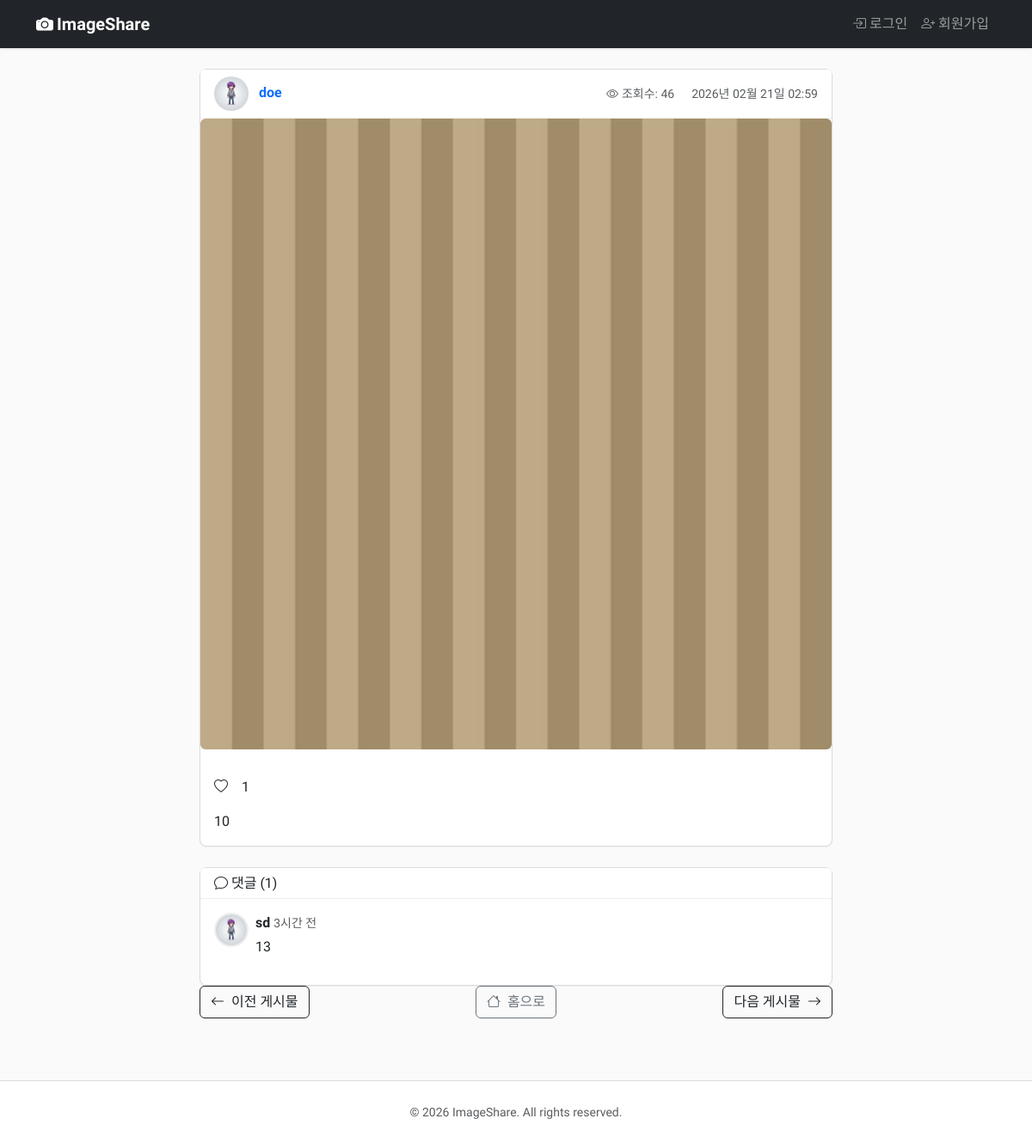
The page /post/10/ on the database its author committed.
### posts/models.py (models this page shows, shortened)
class Post(models.Model):
    user = models.ForeignKey(User, on_delete=models.CASCADE, related_name="posts")
    content = models.TextField(max_length=500, verbose_name="내용")
    image = models.ImageField(
        upload_to="post_images/", blank=True, verbose_name="이미지"
    )
    thumbnail = models.ImageField(
        upload_to="post_thumbnails/", blank=True, verbose_name="썸네일"
    )
    views = models.PositiveIntegerField(default=0, verbose_name="조회수")
    created_at = models.DateTimeField(auto_now_add=True)
    updated_at = models.DateTimeField(auto_now=True)
    class Meta:
        ordering = ["-created_at"]
        verbose_name = "게시물"
        verbose_name_plural = "게시물"

class Comment(models.Model):
    post = models.ForeignKey(Post, on_delete=models.CASCADE, related_name="comments")
    user = models.ForeignKey(User, on_delete=models.CASCADE, related_name="comments")
    content = models.TextField(max_length=200, verbose_name="내용")
    created_at = models.DateTimeField(auto_now_add=True)
    updated_at = models.DateTimeField(auto_now=True)
    class Meta:
        ordering = ["created_at"]
        verbose_name = "댓글"
        verbose_name_plural = "댓글"

### users/models.py (models this page shows, shortened)
class Profile(models.Model):
    user = models.OneToOneField(User, on_delete=models.CASCADE)
    bio = models.TextField(max_length=500, blank=True, verbose_name='자기소개')
    profile_image = models.ImageField(default='default.jpg', upload_to='profile_pics', verbose_name='프로필 이미지')
    class Meta:
        verbose_name = '프로필'
        verbose_name_plural = '프로필'
        constraints = [
            models.CheckConstraint(
                condition=models.Q(bio__length__lte=500),
                name="profile_bio_max_length",
            ),
        ]

### posts/views.py (the view)
# urls.py: path('post/<int:pk>/', views.post_detail, name='post_detail'),
def post_detail(request, pk):
    post = get_object_or_404(Post, pk=pk)
    Post.objects.filter(pk=pk).update(views=post.views + 1)
    if request.method == 'POST' and request.user.is_authenticated:
        comment_form = CommentForm(request.POST)
        if comment_form.is_valid():
            comment = comment_form.save(commit=False)
            comment.post = post
            comment.user = request.user
            comment.save()
            messages.success(request, '댓글이 작성되었습니다.')
            return redirect('posts:post_detail', pk=pk)
    else:
        comment_form = CommentForm()
    is_liked = False
    if request.user.is_authenticated:
        is_liked = Like.objects.filter(user=request.user, post=post).exists()
    is_following = False
    if request.user.is_authenticated and request.user != post.user:
        is_following = Follow.objects.filter(follower=request.user, following=post.user).exists()
    prev_post = Post.objects.filter(
        created_at__gt=post.created_at).order_by('created_at').first()
    next_post = Post.objects.filter(
        created_at__lt=post.created_at).order_by('-created_at').first()
    context = {
        'post': post,
        'comment_form': comment_form,
        'is_liked': is_liked,
        'like_count': post.likes.count(),
        'is_following': is_following,
        'prev_post': prev_post,
        'next_post': next_post,
    }
    return render(request, 'posts/post_detail.html', context)

### posts/templates/posts/post_detail.html (shortened to what this page needs)
{% extends "base.html" %}
{% load crispy_forms_tags %}
{% block content %}
<div class="row justify-content-center">
    <div class="col-md-8">
        <div class="card mb-4">
            <div class="card-header">
                <div class="d-flex justify-content-between align-items-center">
                    <div>
                        <a href="{% url 'users:profile' post.user.username %}" class="text-decoration-none">
                            <img src="{{ post.user.profile.profile_image.url }}" alt="{{ post.user.username }}"
                                class="rounded-circle me-2" style="width: 40px; height: 40px; object-fit: cover;">
                            <span class="fw-bold">{{ post.user.username }}</span>
                        </a>
                    </div>
                    <div>
                        <small class="text-muted me-3"><i class="bi bi-eye me-1"></i>조회수: {{ post.views }}</small>
                        <small class="text-muted">{{ post.created_at|date:"Y년 m월 d일 H:i" }}</small>
                    </div>
                </div>
            </div>
            {% if post.image %}
            <img src="{{ post.image.url }}" alt="게시물 이미지" class="img-fluid rounded mb-3">
            {% endif %}
            <div class="card-body">
                <div class="d-flex align-items-right gap-3 mb-2">
                    {% if user.is_authenticated %}
                    <form class="like-form d-inline" data-post-id="{{ post.pk }}"
                        action="{% url 'posts:like_toggle' post.pk %}" method="POST">
                        {% csrf_token %}
                        <button type="submit" class="btn-like">
                            <i class="bi {% if is_liked %} bi-heart-fill {% else %} bi-heart {% endif %}"></i>
                        </button>
                    </form>
                    {% else %}
                    <i class="bi bi-heart"></i>
                    {% endif %}
                    <span class="like-count">{{ like_count }}</span>
                </div>
                <p class="card-text mt-3">{{ post.content }}</p>
            </div>
        </div>
        <div class="card mt-3">
            <div class="card-header">
                <h6 class="mb-0"><i class="bi bi-chat"></i> 댓글 ({{ post.comments.count }})</h6>
            </div>
            <div class="card-body">
                {% for comment in post.comments.all %}
                <div class="d-flex mb-3">
                    <a href="{% url 'users:profile' comment.user.username %}">
                        <img src="{{ comment.user.profile.profile_image.url }}" class="profile-img me-2"
                            alt="{{ comment.user.username }}" style="width: 40px; height: 40px; object-fit: cover;">
                    </a>
                    <div class="flex-grow-1">
                        <div class="d-flex justify-content-between">
                            <div>
                                <a href="{% url 'users:profile' comment.user.username %}"
                                    class="fw-bold text-decoration-none text-dark">{{ comment.user.username }}</a>
                                <small class="text-muted">{{ comment.created_at|timesince }} 전</small>
                            </div>
                        </div>
                        <p class="mb-0 mt-1">{{ comment.content }}</p>
                    </div>
                </div>
                {% empty %}
                <p class="text-muted text-center">아직 댓글이 없습니다.</p>
                {% endfor %}
            </div>
        </div>
        <div class="d-flex justify-content-between mb-4">
            {% if prev_post %}
            <a href="{% url 'posts:post_detail' prev_post.id %}" class="btn btn-outline-dark">
                <i class="bi bi-arrow-left me-1"></i> 이전 게시물
            </a>
            {% else %}
            <button class="btn btn-outline-secondary" disabled>
                <i class="bi bi-arrow-left me-1"></i> 이전 게시물
            </button>
            {% endif %}
            <a href="{% url 'posts:home' %}" class="btn btn-outline-secondary">
                <i class="bi bi-house me-1"></i> 홈으로
            </a>
            {% if next_post %}
            <a href="{% url 'posts:post_detail' next_post.id %}" class="btn btn-outline-dark">
                다음 게시물 <i class="bi bi-arrow-right ms-1"></i>
            </a>
            {% else %}
            <button class="btn btn-outline-secondary" disabled>
                다음 게시물 <i class="bi bi-arrow-right ms-1"></i>
            </button>
            {% endif %}
        </div>
    </div>
</div>
{% endblock %}

### static/css/style.css (style rules this page uses)
body { font-family: 'Nanum Gothic', sans-serif; background-color: #fafafa; color: #262626; }
.card { border: 1px solid #dbdbdb; border-radius: 8px; box-shadow: 0 1px 2px rgba(0, 0, 0, 0.05); transition: box-shadow 0.2s ease; }
.card-header { background-color: #fff; border-bottom: 1px solid #efefef; }
.profile-img { width: 40px; height: 40px; border-radius: 50%; object-fit: cover; border: 2px solid #efefef; }

### rows shown on the page
Post: user.profile.profile_image (placeholder picture), user.username "doe", views "46", created_at "2026년 02월 21일 02:59", image (picture), content "10", comments.count "1"
Comment: user.profile.profile_image (placeholder picture), user.username "sd", created_at "3시간", content "13"

### other values the page prints
{{ like_count }} "1"
